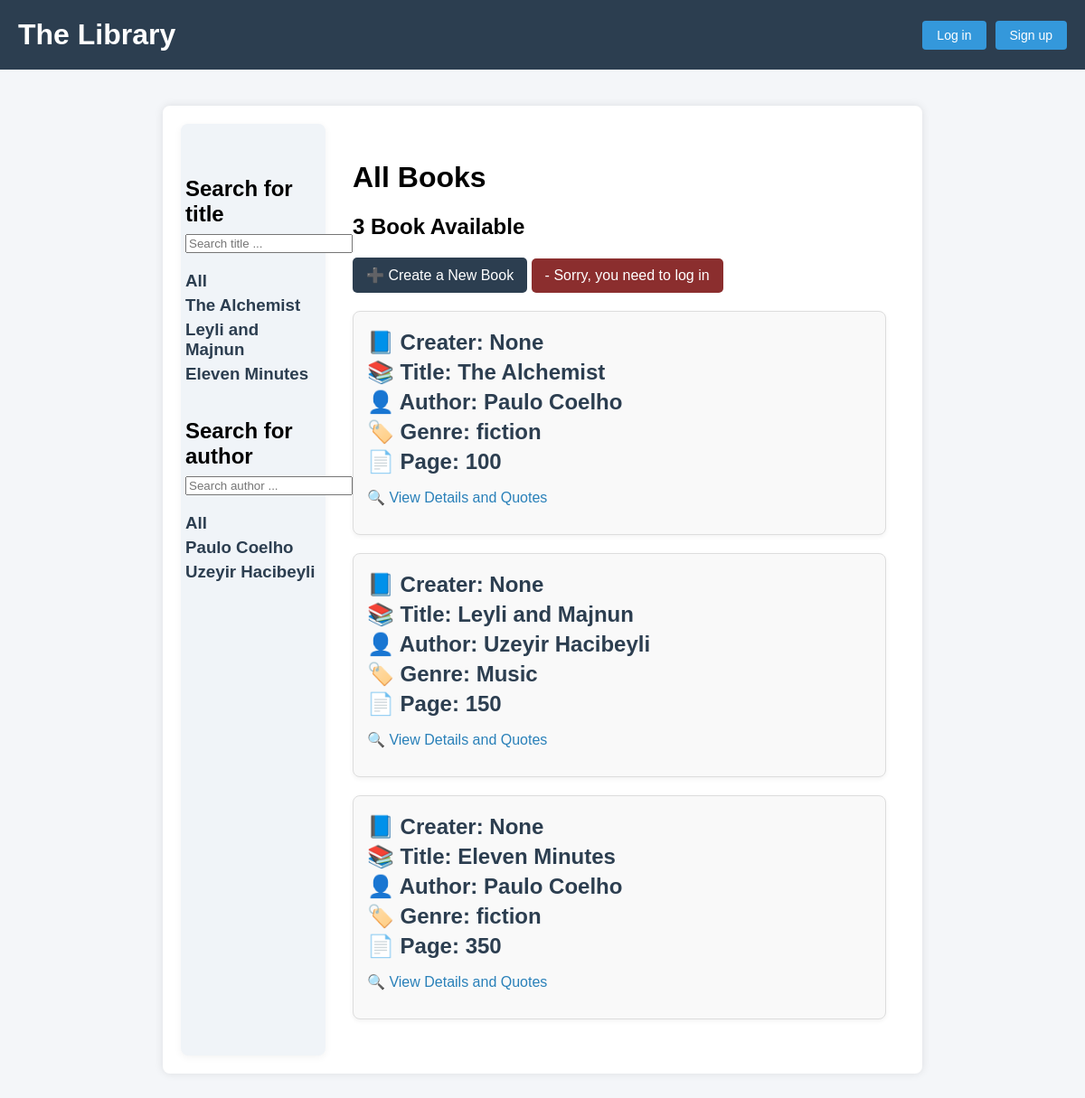
The app's page /, older data.
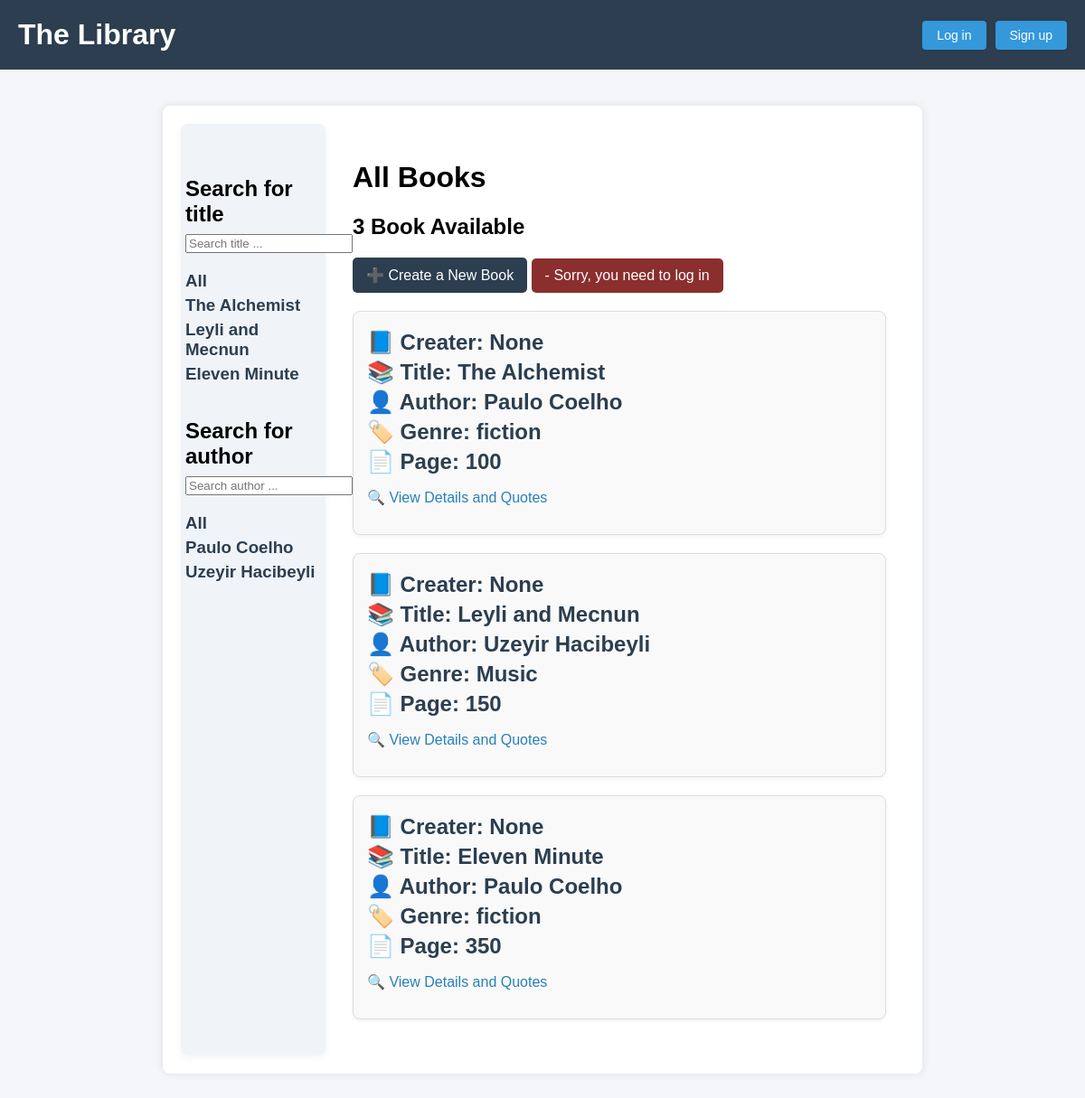
The same page, newer data.
### journal/models.py (models this page shows, shortened)
class Book(models.Model):
    user = models.ForeignKey(User, on_delete=models.CASCADE, null=True, blank=False)
    title = models.CharField(max_length=50, null=False, blank=False)
    author = models.ForeignKey(Author, on_delete=models.CASCADE)
    genre = models.ForeignKey(Genre, on_delete=models.CASCADE)
    page = models.IntegerField(null=True, blank=True,
                               validators=[MinValueValidator(0), MaxValueValidator(2000)])
    created_date = models.DateTimeField(auto_now_add=True)
    unique_id = models.IntegerField(default=generate_unique_id(1000, 9999),
                                    unique=True, blank=True,
                                    null=True, editable=False)

class Author(models.Model):
    name = models.CharField(max_length=50, null=False, blank=False)
    birthday = models.DateField()
    def __str__(self):
        return self.name

class Genre(models.Model):
    genre = models.CharField(max_length=50, null=False, blank=False)
    def __str__(self):
        return self.genre

### journal/views.py (the view)
# urls.py: path('', views.book_list, name = 'book'),
def book_list(request):
    title = request.GET.get('title') if request.GET.get('title') != None else ''
    author = request.GET.get('author') if request.GET.get('author') != None else ''
    books = Book.objects.filter(
        Q(title__icontains = title),
        Q(author__name__icontains=author))
    books_titles = Book.objects.values_list('title', flat=True).distinct()
    books_authors = Book.objects.values_list('author__name', flat=True).distinct()
    context = {'books': books,
               'book_count': books.count(),
               'books_titles': books_titles,
               'books_authors': books_authors}
    return render(request, 'journal/book.html', context)

### journal/templates/journal/book.html (shortened to what this page needs)
{% extends 'journal/main.html' %}
{% block content %}
<div style="display: flex;">
    <div class="left-container" style="width: 20%; min-width: 150px;">
        <h2 id="searchH2">Search for title</h2>
        <form id="formSearch" action="{% url 'book' %}" method="GET">
            <input type="text" name="title" placeholder="Search title ...">
        </form>
        <div>
            <a class="link" href="{% url 'book' %}"><h3>All</h3></a>
        </div>
        {% for book_name in books_titles%}
        <div>
            <a class="link" href="{% url 'book' %}?title={{book_name}}"><h3>{{book_name}}</h3></a>
        </div>
        {% endfor %}
        <h2 id="searchH2">Search for author</h2>
        <form id="formSearch" action="{% url 'book' %}" method="GET">
            <input type="text" name="author" placeholder="Search author ...">
        </form>
        <div>
            <a class="link" href="{% url 'book' %}"><h3>All</h3></a>
        </div>
        {% for book_author in books_authors%}
        <div>
            <a class="link" href="{% url 'book' %}?author={{book_author}}"><h3>{{book_author}}</h3></a>
        </div>
        {% endfor %}
    </div>
    <div class="container" style="width: 80%;">
        <h1>All Books</h1>
        <h2>{{book_count}} Book Available</h2>
        <a class="create-book-link" href="{% url 'createBook' %}">
            ➕ Create a New Book
        </a>
        {% if not request.user.is_authenticated %}
            <span class="login-required-message">- Sorry, you need to log in</span>
        {% endif %}
        {% for book in books %}
        <div class="book-card">
            <h2>📘 Creater: {{ book.user }}</h2>
            <h2>📚 Title: {{ book.title }}</h2>
            <h2>👤 Author: {{ book.author }}</h2>
            <h2>🏷️ Genre: {{ book.genre }}</h2>
            <h2>📄 Page: {{ book.page }}</h2>
            <p>🔍 <a class="details-link" href="{% url 'book-details' book.unique_id %}">View Details and Quotes</a></p>
        </div>
        {% empty %}
            <p>No books found.</p>
        {% endfor %}
    </div>
</div>
{% endblock content %}

Row changes from the older to the newer data that the page shows:
changed Book "Uzeyir Hacibeyli": title "Leyli and Majnun" → "Leyli and Mecnun"
changed Book: title "Eleven Minutes" → "Eleven Minute"
Text that changed along with them:
new list line: "Leyli and Mecnun"
new list line: "Eleven Minute"
list line gone: "Leyli and Majnun"
list line gone: "Eleven Minutes"
